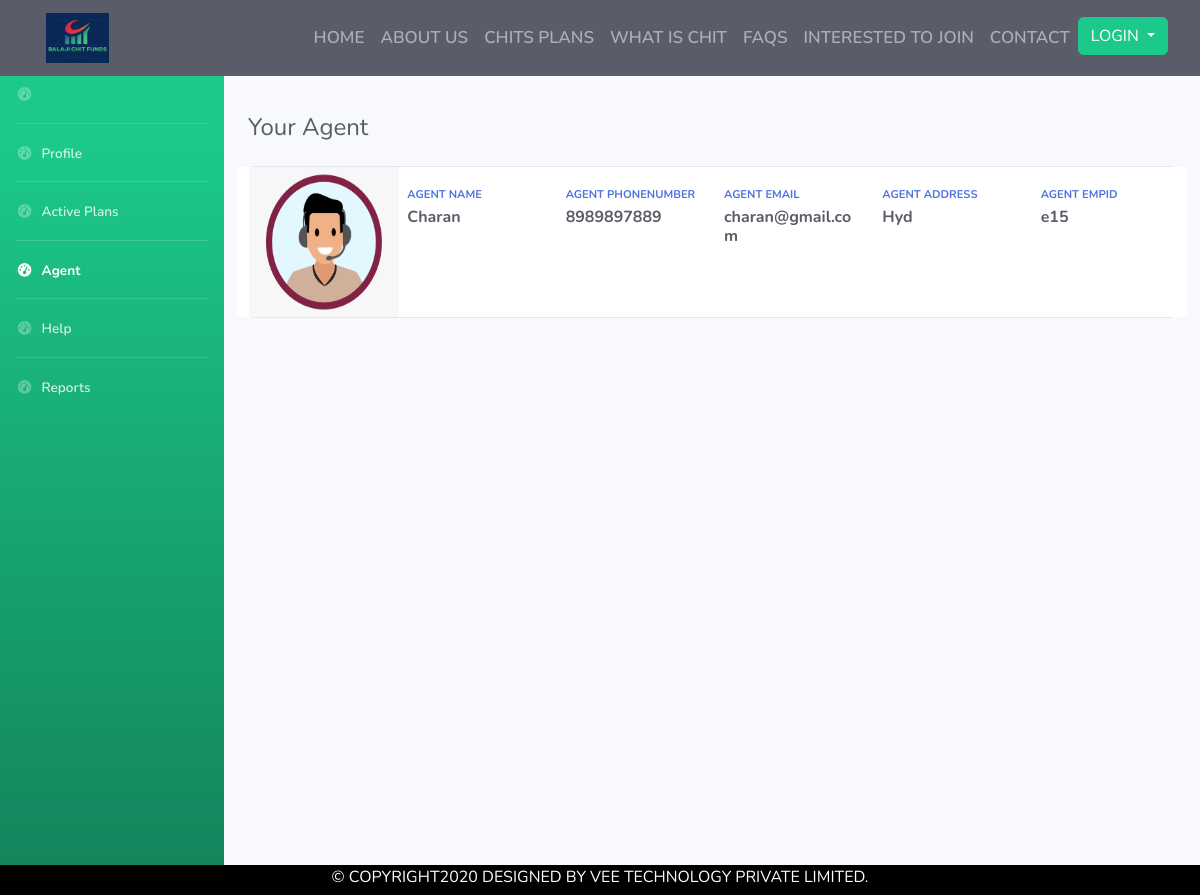
The app's page /AgentDetails.php with its own data.
### tables this page shows
CREATE TABLE IF NOT EXISTS `agentstable` (
  `Slno` int(250) NOT NULL AUTO_INCREMENT,
  `Name` varchar(250) NOT NULL,
  `Email` varchar(250) NOT NULL,
  `Password` varchar(250) NOT NULL,
  `PhoneNumber` varchar(250) NOT NULL,
  `Address` varchar(250) NOT NULL,
  `Active Members` int(250) NOT NULL,
  PRIMARY KEY (`Slno`)
);

### AgentDetails.php (the view, shortened to what this page needs)
<!doctype html>
<html lang="en">
<head>
    <link rel="stylesheet" href="https://stackpath.bootstrapcdn.com/bootstrap/4.5.2/css/bootstrap.min.css">
     <link rel="stylesheet" href="https://stackpath.bootstrapcdn.com/font-awesome/4.7.0/css/font-awesome.min.css">
  <link href="vendor/fontawesome-free/css/all.min.css" rel="stylesheet" type="text/css">
    <link rel="stylesheet" href="in.css">
  <link href="css/sb-admin-2.min.css" rel="stylesheet">
   </head>
    <body bgcolor="#E5E8E8">
         <?php
$servername = "localhost";
$username = "root";
$password = "";
$dbname = "chitsdatabase";
$conn = new mysqli($servername, $username, $password, $dbname);
$sql = "SELECT * FROM memberstable";
$result = $conn->query($sql);
if ($result->num_rows > 0) {
  while($row = $result->fetch_assoc()) {
      $agentName = $row["AssignedAgent"];
  }
} else {
  echo "0 results";
}
?>
         <?php
$servername = "localhost";
$username = "root";
$password = "";
$dbname = "chitsdatabase";
$conn = new mysqli($servername, $username, $password, $dbname);
$sql = "SELECT * FROM agentstable where Name = '$agentName'";
$result = $conn->query($sql);
if ($result->num_rows > 0) {
  while($row = $result->fetch_assoc()) {
      $agent = array($row["Name"], $row["PhoneNumber"], $row["Email"],$row["Address"]);
  }
} else {
  echo "0 results";
}
?>
        <section id = "Nav-Bar" >
    <nav class="navbar fixed-top navbar-expand-lg navbar-dark bg-dark scrolling-navbar">
  <a class="navbar-brand" href="#"><img src="Images/logo.png"></a>
  <div class="collapse navbar-collapse" id="navbarNav">
    <ul class="navbar-nav ml-auto">
      <li class="nav-item ">
        <a class="nav-link" href="index.php">HOME </a>
      </li>
      <li class="nav-item">
        <a class="nav-link" href="index.php#About">ABOUT US</a>
      </li>
      <li class="nav-item">
        <a class="nav-link" href="index.php#ChitPlans">CHITS PLANS</a>
      </li>
      <li class="nav-item">
        <a class="nav-link" href="index.php#WAChit">WHAT IS CHIT</a>
      </li>
         <li class="nav-item">
        <a class="nav-link" href="index.php#FAQS">FAQS</a>
      </li>
            <li class="nav-item">
        <a class="nav-link" href="Index.php#Interestetdtojoin">INTERESTED TO JOIN</a>
      </li>
         <li class="nav-item">
        <a class="nav-link" href="#Contact">CONTACT</a>
      </li>
           <li class="nav-item dropdown">
               <?php
               if(isset($_SESSION["Email"]))
               { ?>
       <div class="btn-group" style="float: right;
    text-align: left;">
  <button type="button" class="btn btn-success dropdown-toggle" data-toggle="dropdown" aria-haspopup="true" aria-expanded="false">
    USER
  </button>
  <div class="dropdown-menu">
           <?php
                   $value = $_SESSION['Email'] ;
                   if( $value[1] == "Member")
                   {
                       ?>
    <a class="dropdown-item" href="MemberDashboard.php"> <?php echo "$value[0]"; ?></a>
                  <?php }else
                   { ?>
    <a class="dropdown-item" href="AgentDashBoard.php">
        <?php echo "$value[0]"; ?></a>
              <?php    }
                    ?>
     <div class="dropdown-divider"></div>
    <a class="dropdown-item" href="logout.php">Logout</a>
  </div>
</div>
           <?php    }else{
                            ?>
       <div class="btn-group" style="float: right;
    text-align: left;">
  <button type="button" class="btn btn-success dropdown-toggle" data-toggle="dropdown" aria-haspopup="true" aria-expanded="false">
    LOGIN
  </button>
</div>
           <?php    } ?>
      </li>
          <li class="nav-item">
        <a class="nav-link" href="#Contact"></a>
      </li>
    </ul>
  </div>
            </nav>
        </section>
  <div id="wrapper">
    <ul class="navbar-nav bg-gradient-success sidebar sidebar-dark accordion" id="accordionSidebar">
      <li class="nav-item">
        <a class="nav-link" href="index.html">
          <i class="fas fa-fw fa-tachometer-alt"></i>
          <span></span></a>
      </li>
      <hr class="sidebar-divider my-0">
      <li class="nav-item" >
        <a class="nav-link" href="MemberDashboard.php">
          <i class="fas fa-fw fa-tachometer-alt"></i>
          <span>Profile</span></a>
      </li>
       <hr class="sidebar-divider my-0">
      <li class="nav-item">
        <a class="nav-link" href="DashboardActivePlans.php">
          <i class="fas fa-fw fa-tachometer-alt"></i>
          <span>Active Plans</span></a>
      </li>
      <hr class="sidebar-divider my-0">
         <li class="nav-item active">
        <a class="nav-link" href="AgentDetails.php">
          <i class="fas fa-fw fa-tachometer-alt"></i>
          <span>Agent</span></a>
      </li>
      <hr class="sidebar-divider my-0">
         <li class="nav-item">
        <a class="nav-link" href="Memberhelp.php">
          <i class="fas fa-fw fa-tachometer-alt"></i>
          <span>Help</span></a>
      </li>
      <hr class="sidebar-divider my-0">
         <li class="nav-item">
        <a class="nav-link" href="MemberReports.php">
          <i class="fas fa-fw fa-tachometer-alt"></i>
          <span>Reports</span></a>
      </li>
    </ul>
    <div id="content-wrapper" class="d-flex flex-column">
        <br><br>
      <div id="content">
        <div class="container-fluid">
          <div class="d-sm-flex align-items-center justify-content-between mb-4">
            <h3 class="h4 mb-0 text-gray-800">Your Agent</h3>
          </div>
                    <div class="card">
                      <div class="row" style="background:white;">
             <div class="col-md-2" >
                      <img src="Images/Agent.png" style="height:150px;width:150px">
                          </div>
              <div class="col-md-2" style="margin-top:20px">
                              <div class="text-xs font-weight-bold text-primary text-uppercase mb-1">Agent Name</div>
        <div class="h6 mb-0 font-weight-bold text-gray-800"><?php echo "$agent[0]" ?></div>
                          </div>
             <div class="col-md-2" style="margin-top:20px">
                              <div class="text-xs font-weight-bold text-primary text-uppercase mb-1">Agent PhoneNumber</div>
        <div class="h6 mb-0 font-weight-bold text-gray-800">
            <?php echo "$agent[1]" ?></div>
                          </div>
            <div class="col-md-2" style="margin-top:20px">
                              <div class="text-xs font-weight-bold text-primary text-uppercase mb-1">Agent Email</div>
        <div class="h6 mb-0 font-weight-bold text-gray-800"><?php echo "$agent[2]" ?></div>
                          </div>
                           <div class="col-md-2" style="margin-top:20px">
                              <div class="text-xs font-weight-bold text-primary text-uppercase mb-1">Agent Address</div>
        <div class="h6 mb-0 font-weight-bold text-gray-800"><?php echo "$agent[3]" ?></div>
                          </div>
                           <div class="col-md-2" style="margin-top:20px">
                              <div class="text-xs font-weight-bold text-primary text-uppercase mb-1">Agent EMPID</div>
        <div class="h6 mb-0 font-weight-bold text-gray-800">e15</div>
                          </div>
                    </div>
            </div>
                  </div>
                </div>
              </div>
            </div>
        <footer id="footer">
            <div class="foot">
                &copy COPYRIGHT2020 DESIGNED BY VEE TECHNOLOGY PRIVATE LIMITED.
            </div>
        </footer>
    </body>
</html>

### in.css (style rules this page uses)
* { padding:0; margin: 0; }
section { padding-top: 65px; }
.navbar-brand img { height: 50px; padding-left: 30px; }
.navbar-nav li { padding: 0 0px; }
.navbar-nav li a { float: right; text-align: left; }
.nav-link { font-size: 17px; font-weight: 600; color: black; }
.foot { background-color: black; text-align: center; color: white; font-weight: 100px; height: 30px; }

### records on screen
agentstable: Name "Charan", PhoneNumber "8989897889", Email "charan@gmail.com", Address "Hyd"
